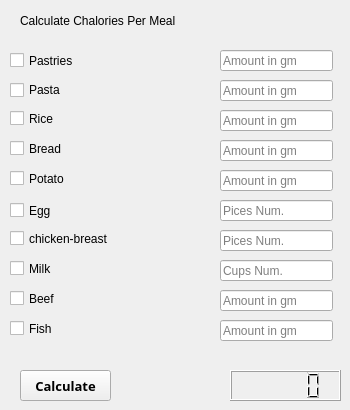
    <widget class="QWidget" name="tab_13">
     <attribute name="title">
      <string>Page</string>
     </attribute>
     <widget class="QCheckBox" name="checkBox">
      <property name="geometry">
       <rect>
        <x>10</x>
        <y>52</y>
        <width>91</width>
        <height>17</height>
       </rect>
      </property>
      <property name="text">
       <string>Pastries</string>
      </property>
     </widget>
     <widget class="QCheckBox" name="checkBox_2">
      <property name="geometry">
       <rect>
        <x>10</x>
        <y>80</y>
        <width>91</width>
        <height>20</height>
       </rect>
      </property>
      <property name="text">
       <string>Pasta</string>
      </property>
     </widget>
     <widget class="QCheckBox" name="checkBox_3">
      <property name="geometry">
       <rect>
        <x>10</x>
        <y>140</y>
        <width>91</width>
        <height>17</height>
       </rect>
      </property>
      <property name="text">
       <string>Bread</string>
      </property>
     </widget>
     <widget class="QCheckBox" name="checkBox_4">
      <property name="geometry">
       <rect>
        <x>10</x>
        <y>110</y>
        <width>91</width>
        <height>17</height>
       </rect>
      </property>
      <property name="text">
       <string>Rice</string>
      </property>
     </widget>
     <widget class="QCheckBox" name="checkBox_5">
      <property name="geometry">
       <rect>
        <x>10</x>
        <y>230</y>
        <width>101</width>
        <height>17</height>
       </rect>
      </property>
      <property name="text">
       <string>chicken-breast</string>
      </property>
     </widget>
     <widget class="QCheckBox" name="checkBox_6">
      <property name="geometry">
       <rect>
        <x>10</x>
        <y>260</y>
        <width>91</width>
        <height>17</height>
       </rect>
      </property>
      <property name="text">
       <string>Milk</string>
      </property>
     </widget>
     <widget class="QCheckBox" name="checkBox_7">
      <property name="geometry">
       <rect>
        <x>10</x>
        <y>200</y>
        <width>91</width>
        <height>21</height>
       </rect>
      </property>
      <property name="text">
       <string>Egg</string>
      </property>
     </widget>
     <widget class="QCheckBox" name="checkBox_8">
      <property name="geometry">
       <rect>
        <x>10</x>
        <y>170</y>
        <width>91</width>
        <height>17</height>
       </rect>
      </property>
      <property name="text">
       <string>Potato</string>
      </property>
     </widget>
     <widget class="QLCDNumber" name="lcdNumber">
      <property name="geometry">
       <rect>
        <x>230</x>
        <y>370</y>
        <width>111</width>
        <height>31</height>
       </rect>
      </property>
     </widget>
     <widget class="QPushButton" name="calc">
      <property name="geometry">
       <rect>
        <x>20</x>
        <y>370</y>
        <width>91</width>
        <height>31</height>
       </rect>
      </property>
      <property name="font">
       <font>
        <family>Open Sans</family>
        <pointsize>10</pointsize>
        <weight>75</weight>
        <bold>true</bold>
       </font>
      </property>
      <property name="text">
       <string>Calculate</string>
      </property>
     </widget>
     <widget class="QLabel" name="label_6">
      <property name="geometry">
       <rect>
        <x>20</x>
        <y>10</y>
        <width>251</width>
        <height>21</height>
       </rect>
      </property>
      <property name="text">
       <string>Calculate Chalories Per Meal</string>
      </property>
     </widget>
     <widget class="QCheckBox" name="checkBox_10">
      <property name="geometry">
       <rect>
        <x>10</x>
        <y>290</y>
        <width>91</width>
        <height>17</height>
       </rect>
      </property>
      <property name="text">
       <string>Beef</string>
      </property>
     </widget>
     <widget class="QCheckBox" name="checkBox_14">
      <property name="geometry">
       <rect>
        <x>10</x>
        <y>320</y>
        <width>91</width>
        <height>17</height>
       </rect>
      </property>
      <property name="text">
       <string>Fish</string>
      </property>
     </widget>
     <widget class="QLineEdit" name="lineEdit_2">
      <property name="enabled">
       <bool>true</bool>
      </property>
      <property name="geometry">
       <rect>
        <x>220</x>
        <y>50</y>
        <width>113</width>
        <height>21</height>
       </rect>
      </property>
      <property name="placeholderText">
       <string>Amount in gm</string>
      </property>
     </widget>
     <widget class="QLineEdit" name="lineEdit_3">
      <property name="geometry">
       <rect>
        <x>220</x>
        <y>80</y>
        <width>113</width>
        <height>21</height>
       </rect>
      </property>
      <property name="placeholderText">
       <string>Amount in gm</string>
      </property>
     </widget>
     <widget class="QLineEdit" name="lineEdit_4">
      <property name="geometry">
       <rect>
        <x>220</x>
        <y>110</y>
        <width>113</width>
        <height>21</height>
       </rect>
      </property>
      <property name="placeholderText">
       <string>Amount in gm</string>
      </property>
     </widget>
     <widget class="QLineEdit" name="lineEdit_5">
      <property name="geometry">
       <rect>
        <x>220</x>
        <y>140</y>
        <width>113</width>
        <height>21</height>
       </rect>
      </property>
      <property name="placeholderText">
       <string>Amount in gm</string>
      </property>
     </widget>
     <widget class="QLineEdit" name="lineEdit_6">
      <property name="geometry">
       <rect>
        <x>220</x>
        <y>170</y>
        <width>113</width>
        <height>21</height>
       </rect>
      </property>
      <property name="placeholderText">
       <string>Amount in gm</string>
      </property>
     </widget>
     <widget class="QLineEdit" name="lineEdit_7">
      <property name="geometry">
       <rect>
        <x>220</x>
        <y>200</y>
        <width>113</width>
        <height>21</height>
       </rect>
      </property>
      <property name="placeholderText">
       <string>Pices Num.</string>
      </property>
     </widget>
     <widget class="QLineEdit" name="lineEdit_8">
      <property name="geometry">
       <rect>
        <x>220</x>
        <y>230</y>
        <width>113</width>
        <height>21</height>
       </rect>
      </property>
      <property name="text">
       <string/>
      </property>
      <property name="placeholderText">
       <string>Pices Num.</string>
      </property>
     </widget>
     <widget class="QLineEdit" name="lineEdit_9">
      <property name="geometry">
       <rect>
        <x>220</x>
        <y>260</y>
        <width>113</width>
        <height>21</height>
       </rect>
      </property>
      <property name="placeholderText">
       <string>Cups Num.</string>
      </property>
     </widget>
     <widget class="QLineEdit" name="lineEdit_10">
      <property name="geometry">
       <rect>
        <x>220</x>
        <y>290</y>
        <width>113</width>
        <height>21</height>
       </rect>
      </property>
      <property name="placeholderText">
       <string>Amount in gm</string>
      </property>
     </widget>
     <widget class="QLineEdit" name="lineEdit_11">
      <property name="geometry">
       <rect>
        <x>220</x>
        <y>320</y>
        <width>113</width>
        <height>21</height>
       </rect>
      </property>
      <property name="placeholderText">
       <string>Amount in gm</string>
      </property>
     </widget>
    </widget>
